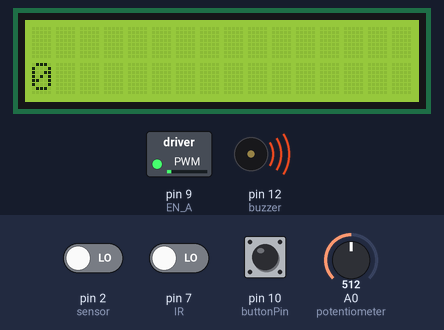
A sketch run on a simulated Arduino Uno, built with avr-gcc and run on an emulated ATmega328P. Shown: 16×2 character LCD, switched loads named in the sketch (green lamp = pin HIGH), buzzer (waves = sounding, pin HIGH). Dashed ring = blinking. The inputs (shaded band) are chosen by the test bench; at power-on: A0 (potentiometer) = 512, pin 7 (IR) LOW, pin 2 (sensor) LOW, pin 10 (buttonPin) LOW. What the sketch prints to the serial monitor is not drawn.

Above: at 0.91 s.
1.3 s: A0 (potentiometer) set to 716
4.7 s: pin 7 (IR) driven HIGH
At 5.5 s:
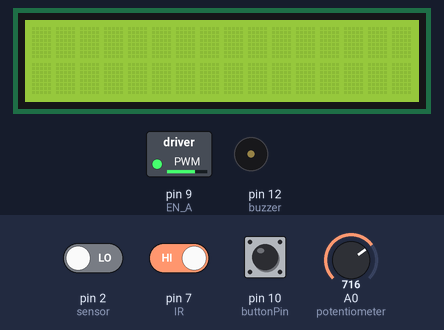
8.4 s: A0 (potentiometer) set to 900
At 10.68 s:
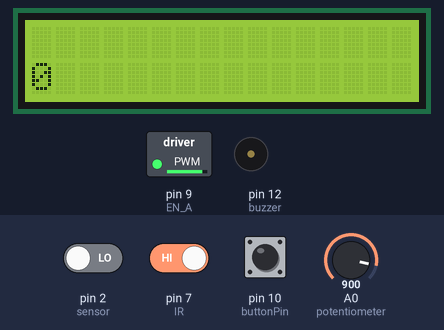
13.1 s: pin 7 (IR) driven LOW
At 13.6 s:
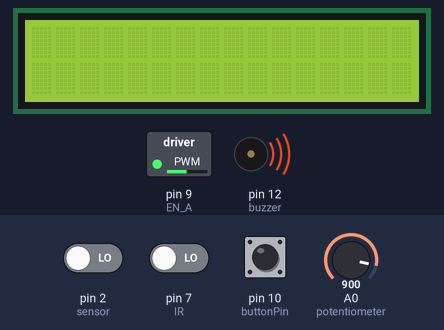
17.0 s: A0 (potentiometer) set to 0
20.9 s: pin 2 (sensor) driven HIGH
At 22.3 s:
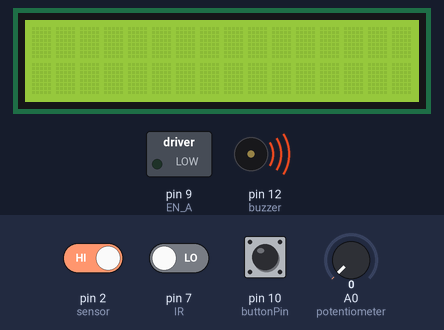
Timing chart, 0 to 23.4 s (numbered marks = the images above; inputs shaded):
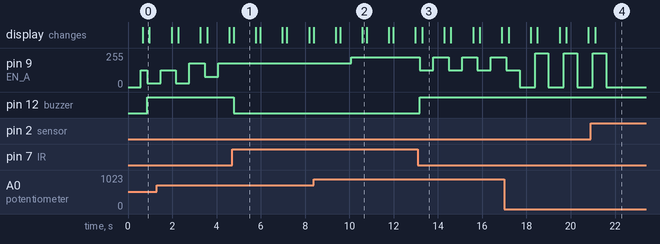

The sketch:

Coding.ino
```cpp
#include <LiquidCrystal_I2C.h>
//#include <TimerOne.h>
LiquidCrystal_I2C lcd(0x3F,16,2);  // set the LCD address to 0x27 for a 16 chars and 2 line display

unsigned int counter = 0;   //set counter to 0
int potentiometer = A0;    // select the input pin for the potentiometer
int potentiometerValue = 0;  // variable to store the value coming from the sensor
int speedValue = 0;     // value of speed for motor moves and display from lcd
const int EN_A = 9;   // motor pin connection
int sensor = 2;
unsigned long starttime = 0;
unsigned long endtime = 0;
int steps = 0;
int stepsold = 0;
int temp = 0;
int rps = 0;
const int IR = 7;
const int buzzer = 12;
const int buttonPin = 10 ;
int buttonState = 0;
int i=0;

void forward(int pwmLeft)
{   analogWrite (EN_A, pwmLeft);
//Serial.println(rps);
   delay(100);
    //obstacle();
}


void displaylcd(int rotation)
{ lcd.setCursor(0,1);
  lcd.print(rotation);

}

void obstacle()
{  int irState = digitalRead (IR);
   if (irState == 1)
    digitalWrite (buzzer, LOW);
   else
   {
    digitalWrite (buzzer, HIGH);

      int newspeed= speedValue-100;
      forward(newspeed);
      Serial.println("speed decreased....");
      Serial.println(newspeed);
    }
}
void autocruise (int x)
{
  Serial.println(x);
  forward(x);


//Serial.println(rps);
   delay(100);
    //obstacle();


}
void manual()
{

   potentiometerValue = analogRead(potentiometer);
   speedValue = map(potentiometerValue, 0, 1023, 0, 255);  //set min and max value for speedValue
   Serial.println(speedValue);
   delay(500);
   forward (speedValue);
}


void setup() {
  // put your setup code here, to run once:

  // put your setup code here, to run once:
  Serial.begin(9600);
  pinMode(buttonPin, INPUT);
  // setup potentiometer as an INPUT:
  pinMode(potentiometer, INPUT);
  //setup for motor as an OUTPUT
  pinMode (EN_A, OUTPUT);
  lcd.init();  // initialize the lcd
  lcd.backlight();
  pinMode (sensor, INPUT);
  pinMode(IR, INPUT);
  pinMode(buzzer, OUTPUT);
}

void loop() {
  // put your main code here, to run repeatedly:
 buttonState =digitalRead(buttonPin);
 if(buttonState == HIGH)
 {
   Serial.println(buttonState);

   i=i+1;

 }
    if((i%2)==1)
    {
      Serial.println("auto mode ..... ");
     autocruise(speedValue);

    }
 else
 {
  Serial.println("manual mode....");
  manual();

 }


  while (millis()<endtime)
  { if(digitalRead(sensor))
    { steps = steps+1;
      while(digitalRead(sensor));
    }
  }
   temp = steps - stepsold;
   stepsold = steps;
   rps = (temp/2);
   displaylcd(rps);
   //Serial.println(rps);
   delay(100);
   //potentiometerValue = analogRead(potentiometer);
  // speedValue = map(potentiometerValue, 0, 1023, 0, 255);  //set min and max value for speedValue
   //Serial.println(speedValue);
  // delay(500);
   forward (speedValue);

   obstacle();    // detect obstacle

   starttime=millis();
   endtime = starttime + 1000;
   lcd.clear();
   // read the value
}
```

Measured:
- after the input at 4.7 s, pin 9 (EN_A): stops changing and stays 178/255; pin 12 (buzzer): HIGH → LOW after 0.07 s
- after the input at 8.4 s, pin 9 (EN_A): 178/255 → 224/255 after 1.7 s
- after the input at 13.1 s, pin 9 (EN_A): alternates 224/255 for 0.70 s and 124/255 for 0.60 s, starting after 0.08 s; pin 12 (buzzer): LOW → HIGH after 0.08 s
- after the input at 20.9 s, pin 9 (EN_A): goes on until 21.6 s, then stays 0/255
- what the display in image 1 shows lasts 1.0 s, from 4.8 s to 5.8 s
